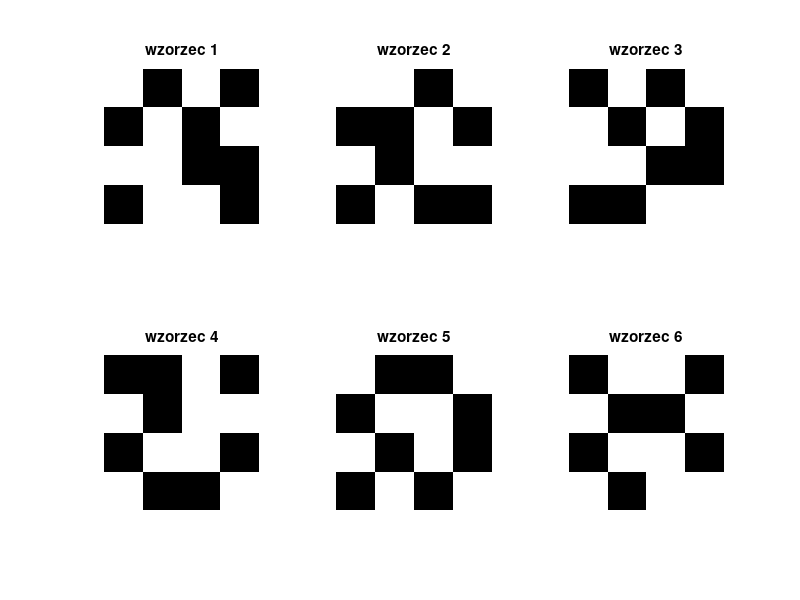
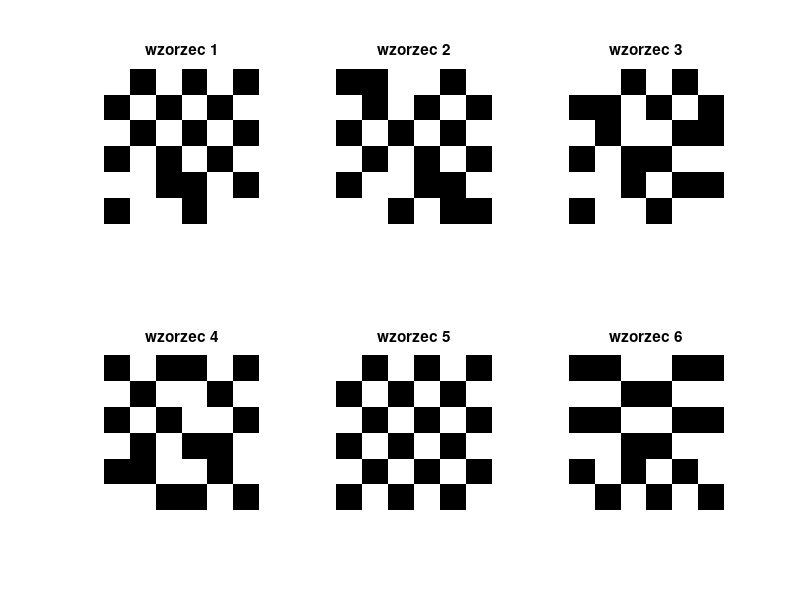
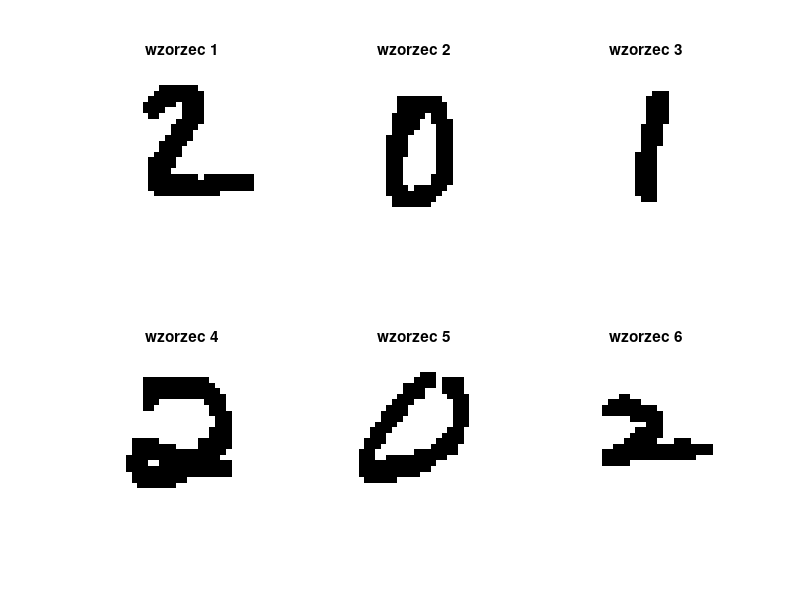

These charts were generated, in order, by the following MATLAB code: (Note: this script raises an error after producing the figures.)
clc
clear all
close all
%% Zad1 - generowanie wzorców
load('mnist_012.mat'); %zaladowanie wzorcow 28x28
%wzorce
% wzorzec_4x4_1 = [1,1,1,1;-1,1,-1,1;1,-1,1,1;-1,-1,-1,1];
% wzorzec_4x4_2 = [1,1,1,1;-1,1,-1,1;1,1,1,1;-1,-1,1,-1];
% wzorzec_4x4_3 = [1,-1,1,1;-1,1,1,1;1,-1,-1,1;-1,1,-1,1];
% wzorzec_4x4_4 = [1,1,-1,1;-1,1,-1,1;1,1,1,1;-1,-1,-1,-1];
% wzorzec_4x4_5 = [1,1,-1,1;-1,1,-1,1;1,-1,1,1;1,-1,-1,1];
% wzorzec_4x4_6 = [-1,1,1,1;-1,1,1,1;1,-1,1,1;-1,-1,-1,-1];

wzorzec_4x4_1 = [1, -1, 1, -1; -1, 1, -1, 1; 1, 1, -1, -1; -1, 1, 1, -1];
wzorzec_4x4_2 = [1, 1, -1, 1; -1, -1, 1, -1; 1, -1, 1, 1; -1, 1, -1, -1];
wzorzec_4x4_3 = [-1, 1, -1, 1; 1, -1, 1, -1; 1, 1, -1, -1; -1, -1, 1, 1];
wzorzec_4x4_4 = [-1, -1, 1, -1; 1, -1, 1, 1; -1, 1, 1, -1; 1, -1, -1, 1];
wzorzec_4x4_5 = [1, -1, -1, 1; -1, 1, 1, -1; 1, -1, 1, -1; -1, 1, -1, 1];
wzorzec_4x4_6 = [-1, 1, 1, -1; 1, -1, -1, 1; -1, 1, 1, -1; 1, -1, 1, 1];

wzorzec_6x6_1 = [1, -1, 1, -1, 1, -1; -1, 1, -1, 1, -1, 1; 1, -1, 1, -1, 1, -1; -1, 1, -1, 1, -1, 1; 1, 1, -1, -1, 1, -1; -1, 1, 1, -1, 1, 1];
wzorzec_6x6_2 = [-1, -1, 1, 1, -1, 1; 1, -1, 1, -1, 1, -1; -1, 1, -1, 1, -1, 1; 1, -1, 1, -1, 1, -1; -1, 1, 1, -1, -1, 1; 1, 1, -1, 1, -1, -1];
wzorzec_6x6_3 = [1, 1, -1, 1, -1, 1; -1, -1, 1, -1, 1, -1; 1, -1, 1, 1, -1, -1; -1, 1, -1, -1, 1, 1; 1, 1, -1, 1, -1, -1; -1, 1, 1, -1, 1, 1];
wzorzec_6x6_4 = [-1, 1, -1, -1, 1, -1; 1, -1, 1, 1, -1, 1; -1, 1, -1, 1, 1, -1; 1, -1, 1, -1, -1, 1; -1, -1, 1, 1, -1, 1; 1, 1, -1, -1, 1, -1];
wzorzec_6x6_5 = [1, -1, 1, -1, 1, -1; -1, 1, -1, 1, -1, 1; 1, -1, 1, -1, 1, -1; -1, 1, -1, 1, -1, 1; 1, -1, 1, -1, 1, -1; -1, 1, -1, 1, -1, 1];
wzorzec_6x6_6 = [-1, -1, 1, 1, -1, -1; 1, 1, -1, -1, 1, 1; -1, -1, 1, 1, -1, -1; 1, 1, -1, -1, 1, 1; -1, 1, -1, 1, -1, 1; 1, -1, 1, -1, 1, -1];

% wzorzec_6x6_1 = [1,-1,-1,-1,1,-1; -1,1,-1,1,-1,-1; -1,-1,-1,1,-1,-1;
% -1,1,-1,1,1,-1; 1,-1,1,1,-1,-1; -1,1,1,-1,1,-1];
% wzorzec_6x6_2 = [-1,-1,1,1,-1,1; -1,-1,1,-1,1,-1; 1,-1,1,-1,-1,-1;
% -1,1,-1,1,1,-1; -1,1,-1,1,1,1; -1,-1,-1,1,1,1];
% wzorzec_6x6_3 = [-1,1,-1,1,1,-1; -1,-1,1,-1,-1,1; -1,-1,1,-1,1,-1;
% -1,1,-1,-1,-1,-1; -1,1,-1,-1,1,-1; 1,-1,1,-1,-1,-1];
% wzorzec_6x6_4 = [-1,1,-1,1,1,-1; 1,-1,1,-1,-1,1; 1,-1,-1,-1,1,1;
% -1,-1,-1,1,-1,-1; 1,-1,-1,1,-1,1; 1,-1,1,-1,1,-1];
% wzorzec_6x6_5 = [1,1,-1,1,-1,1; -1,1,-1,-1,-1,-1; -1,-1,1,-1,-1,-1;
% 1,-1,-1,1,-1,1; -1,1,-1,-1,1,-1; -1,1,-1,-1,-1,1];
% wzorzec_6x6_6 = [-1,1,-1,1,-1,1; -1,1,-1,-1,1,1; -1,-1,1,-1,-1,1;
% -1,1,1,-1,1,-1; -1,1,1,1,1,-1; -1,1,1,-1,-1,1];
wzorzec_28x28_1 = double(train_images(:,:,1));
wzorzec_28x28_2 = double(train_images(:,:,20));
wzorzec_28x28_3 = double(train_images(:,:,50));
wzorzec_28x28_4 = double(train_images(:,:,180));
wzorzec_28x28_5 = double(train_images(:,:,290));
wzorzec_28x28_6 = double(train_images(:,:,428));
wzorce_4x4 = cat(3, wzorzec_4x4_1, wzorzec_4x4_2, wzorzec_4x4_3,wzorzec_4x4_4, wzorzec_4x4_5, wzorzec_4x4_6);
wzorce_6x6 = cat(3, wzorzec_6x6_1, wzorzec_6x6_2, wzorzec_6x6_3,wzorzec_6x6_4, wzorzec_6x6_5, wzorzec_6x6_6);
wzorce_28x28 = cat(3, wzorzec_28x28_1, wzorzec_28x28_2, wzorzec_28x28_3,wzorzec_28x28_4, wzorzec_28x28_5, wzorzec_28x28_6);
%ploty
figure
subplot(2,3,1)
imshow(wzorzec_4x4_1, 'InitialMagnification', 'fit');
title('wzorzec 1');
subplot(2,3,2)
imshow(wzorzec_4x4_2, 'InitialMagnification', 'fit');
title('wzorzec 2');
subplot(2,3,3)
imshow(wzorzec_4x4_3, 'InitialMagnification', 'fit');
title('wzorzec 3');
subplot(2,3,4)
imshow(wzorzec_4x4_4, 'InitialMagnification', 'fit');
title('wzorzec 4');
subplot(2,3,5)
imshow(wzorzec_4x4_5, 'InitialMagnification', 'fit');
title('wzorzec 5');
subplot(2,3,6)
imshow(wzorzec_4x4_6, 'InitialMagnification', 'fit');
title('wzorzec 6');
figure
subplot(2,3,1)
imshow(wzorzec_6x6_1, 'InitialMagnification', 'fit');
title('wzorzec 1');
subplot(2,3,2)
imshow(wzorzec_6x6_2, 'InitialMagnification', 'fit');
title('wzorzec 2');
subplot(2,3,3)
imshow(wzorzec_6x6_3, 'InitialMagnification', 'fit');
title('wzorzec 3');
subplot(2,3,4)
imshow(wzorzec_6x6_4, 'InitialMagnification', 'fit');
title('wzorzec 4');
subplot(2,3,5)
imshow(wzorzec_6x6_5, 'InitialMagnification', 'fit');
title('wzorzec 5');
subplot(2,3,6)
imshow(wzorzec_6x6_6, 'InitialMagnification', 'fit');
title('wzorzec 6');

figure
subplot(2,3,1)
imshow(wzorzec_28x28_1, 'InitialMagnification', 'fit');
title('wzorzec 1');
subplot(2,3,2)
imshow(wzorzec_28x28_2, 'InitialMagnification', 'fit');
title('wzorzec 2');
subplot(2,3,3)
imshow(wzorzec_28x28_3, 'InitialMagnification', 'fit');
title('wzorzec 3');
subplot(2,3,4)
imshow(wzorzec_28x28_4, 'InitialMagnification', 'fit');
title('wzorzec 4');
subplot(2,3,5)
imshow(wzorzec_28x28_5, 'InitialMagnification', 'fit');
title('wzorzec 5');
subplot(2,3,6)
imshow(wzorzec_28x28_6, 'InitialMagnification', 'fit');
title('wzorzec 6');
%% zad2 - wyznaczanie macierzy wag
%===================== obraz 4x4 ==============================
W2 = cat(3, wzorzec_4x4_1, wzorzec_4x4_2);
W4 = cat(3, wzorzec_4x4_1, wzorzec_4x4_2, wzorzec_4x4_3, wzorzec_4x4_4);
W6 = cat(3, wzorzec_4x4_1, wzorzec_4x4_2, wzorzec_4x4_3, wzorzec_4x4_4,wzorzec_4x4_5, wzorzec_4x4_6);
%mod_test_wzorzec_4x4_1 = [1,1,1,1;-1,1,-1,-1;1,-1,1,1;-1,-1,-1,1];
mod_test_wzorzec_4x4_1 = [1, -1, 1, -1; -1, 1, -1, 1; 1, -1, -1, -1; -1, -1, 1, -1];

W_Hebb_4x4_2_hebb = train_hopfield(W2, 'Hebb');
W_Hebb_4x4_4_hebb = train_hopfield(W4, 'Hebb');
W_Hebb_4x4_6_hebb = train_hopfield(W6, 'Hebb');
wynik_2_hebb = test_hopfield(W_Hebb_4x4_2_hebb, mod_test_wzorzec_4x4_1);
wynik_4_hebb = test_hopfield(W_Hebb_4x4_4_hebb, mod_test_wzorzec_4x4_1);
wynik_6_hebb = test_hopfield(W_Hebb_4x4_6_hebb, mod_test_wzorzec_4x4_1);
W_Hebb_4x4_2_PsIn = train_hopfield(W2, 'PseudoInverse');
wynik_2_PsIn = test_hopfield(W_Hebb_4x4_2_PsIn, mod_test_wzorzec_4x4_1);
W_Hebb_4x4_4_PsIn = train_hopfield(W4, 'PseudoInverse');
wynik_4_PsIn = test_hopfield(W_Hebb_4x4_4_PsIn, mod_test_wzorzec_4x4_1);
W_Hebb_4x4_6_PsIn = train_hopfield(W6, 'PseudoInverse');
wynik_6_PsIn = test_hopfield(W_Hebb_4x4_6_PsIn, mod_test_wzorzec_4x4_1);
%plot
figure
subplot(1,2,1)
imshow(wzorzec_4x4_1, 'InitialMagnification', 'fit');
title('wzorzec 1');
subplot(1,2,2)
imshow(wzorzec_4x4_2, 'InitialMagnification', 'fit');
title('wzorzec 2');
figure
sgtitle('wynik dla 2 wzorców');
subplot(1,4,1)
imshow(wzorzec_4x4_1, 'InitialMagnification', 'fit');
title('orginany wzorzec');
subplot(1,4,2)
imshow(mod_test_wzorzec_4x4_1, 'InitialMagnification', 'fit');
title('zmodyfikowany wzorzec');
subplot(1,4,3)
imshow(wynik_2_hebb, 'InitialMagnification', 'fit');
title('Odtworzony wzorzec 4x4 (Hebb)');
subplot(1,4,4)
imshow(wynik_2_PsIn, 'InitialMagnification', 'fit');
title('Odtworzony wzorzec 4x4 (PsIn)');
figure
subplot(2,2,1)
imshow(wzorzec_4x4_1, 'InitialMagnification', 'fit');
title('wzorzec 1');
subplot(2,2,2)
imshow(wzorzec_4x4_2, 'InitialMagnification', 'fit');
title('wzorzec 2');
subplot(2,2,3)
imshow(wzorzec_4x4_3, 'InitialMagnification', 'fit');
title('wzorzec 3');
subplot(2,2,4)
imshow(wzorzec_4x4_4, 'InitialMagnification', 'fit');
title('wzorzec 4');
figure
sgtitle('wynik dla 4 wzorców');
subplot(1,4,1)
imshow(wzorzec_4x4_1, 'InitialMagnification', 'fit');
title('orginany wzorzec');
subplot(1,4,2)
imshow(mod_test_wzorzec_4x4_1, 'InitialMagnification', 'fit');
title('zmodyfikowany wzorzec');
subplot(1,4,3)
imshow(wynik_4_hebb, 'InitialMagnification', 'fit');
title('Odtworzony wzorzec 4x4 (Hebb)');
subplot(1,4,4)
imshow(wynik_4_PsIn, 'InitialMagnification', 'fit');
title('Odtworzony wzorzec 4x4 (PsIn)');
figure
sgtitle('wynik dla 6 wzorców');
subplot(1,4,1)
imshow(wzorzec_4x4_1, 'InitialMagnification', 'fit');
title('orginany wzorzec');
subplot(1,4,2)
imshow(mod_test_wzorzec_4x4_1, 'InitialMagnification', 'fit');
title('zmodyfikowany wzorzec');
subplot(1,4,3)
imshow(wynik_6_hebb, 'InitialMagnification', 'fit');
title('Odtworzony wzorzec 4x4 (Hebb)');
subplot(1,4,4)
imshow(wynik_6_PsIn, 'InitialMagnification', 'fit');
title('Odtworzony wzorzec 4x4 (PsIn)');
%===================== obraz 6x6 ==============================
W2_6x6 = cat(3, wzorzec_6x6_1, wzorzec_6x6_2);
W4_6x6 = cat(3, wzorzec_6x6_1, wzorzec_6x6_2, wzorzec_6x6_3, wzorzec_6x6_4);
W6_6x6 = cat(3, wzorzec_6x6_1, wzorzec_6x6_2, wzorzec_6x6_3, wzorzec_6x6_4,wzorzec_6x6_5, wzorzec_6x6_6);
% mod_test_wzorzec_6x6_1 = [1,-1,-1,-1,-1,-1; -1,1,-1,1,-1,-1;
% -1,-1,-1,1,-1,-1; -1,1,-1,1,1,1; 1,-1,1,1,-1,-1; -1,1,1,-1,1,-1];

mod_test_wzorzec_6x6_1 = [-1, -1, 1, -1, 1, -1; -1, 1, -1, 1, -1, 1; 1, -1, 1, -1, 1, -1; -1, 1, -1, 1, -1, 1; -1, -1, -1, -1, 1, -1; -1, 1, 1, -1, 1, 1];

W_Hebb_6x6_2_hebb = train_hopfield(W2_6x6, 'Hebb');
wynik_6x6_2_hebb = test_hopfield(W_Hebb_6x6_2_hebb, mod_test_wzorzec_6x6_1);
W_Hebb_6x6_4_hebb = train_hopfield(W4_6x6, 'Hebb');
wynik_6x6_4_hebb = test_hopfield(W_Hebb_6x6_4_hebb, mod_test_wzorzec_6x6_1);
W_Hebb_6x6_6_hebb = train_hopfield(W6_6x6, 'Hebb');
wynik_6x6_6_hebb = test_hopfield(W_Hebb_6x6_6_hebb, mod_test_wzorzec_6x6_1);
W_Hebb_6x6_2_PsIn = train_hopfield(W2_6x6, 'PseudoInverse');
wynik_6x6_2_PsIn = test_hopfield(W_Hebb_6x6_2_PsIn, mod_test_wzorzec_6x6_1);
W_Hebb_6x6_4_PsIn = train_hopfield(W4_6x6, 'PseudoInverse');
wynik_6x6_4_PsIn = test_hopfield(W_Hebb_6x6_4_PsIn, mod_test_wzorzec_6x6_1);
W_Hebb_6x6_6_PsIn = train_hopfield(W6_6x6, 'PseudoInverse');
wynik_6x6_6_PsIn = test_hopfield(W_Hebb_6x6_6_PsIn, mod_test_wzorzec_6x6_1);
%plot
figure

subplot(1,2,1)
imshow(wzorzec_6x6_1, 'InitialMagnification', 'fit');
title('wzorzec 1');
subplot(1,2,2)
imshow(wzorzec_6x6_2, 'InitialMagnification', 'fit');
title('wzorzec 2');
figure
sgtitle('wynik dla 2 wzorców');
subplot(1,4,1)
imshow(wzorzec_6x6_1, 'InitialMagnification', 'fit');
title('orginany wzorzec');
subplot(1,4,2)
imshow(mod_test_wzorzec_6x6_1, 'InitialMagnification', 'fit');
title('zmodyfikowany wzorzec');
subplot(1,4,3)
imshow(wynik_6x6_2_hebb, 'InitialMagnification', 'fit');
title('Odtworzony wzorzec 6x6 (Hebb)');
subplot(1,4,4)
imshow(wynik_6x6_2_PsIn, 'InitialMagnification', 'fit');
title('Odtworzony wzorzec 6x6 (PsIn)');
figure
subplot(2,2,1)
imshow(wzorzec_6x6_1, 'InitialMagnification', 'fit');
title('wzorzec 1');
subplot(2,2,2)
imshow(wzorzec_6x6_2, 'InitialMagnification', 'fit');
title('wzorzec 2');
subplot(2,2,3)
imshow(wzorzec_6x6_3, 'InitialMagnification', 'fit');
title('wzorzec 3');
subplot(2,2,4)
imshow(wzorzec_6x6_4, 'InitialMagnification', 'fit');
title('wzorzec 4');
figure
sgtitle('wynik dla 4 wzorców');
subplot(1,4,1)
imshow(wzorzec_6x6_1, 'InitialMagnification', 'fit');
title('orginany wzorzec');
subplot(1,4,2)
imshow(mod_test_wzorzec_6x6_1, 'InitialMagnification', 'fit');
title('zmodyfikowany wzorzec');
subplot(1,4,3)
imshow(wynik_6x6_4_hebb, 'InitialMagnification', 'fit');
title('Odtworzony wzorzec 6x6 (Hebb)');
subplot(1,4,4)
imshow(wynik_6x6_4_PsIn, 'InitialMagnification', 'fit');
title('Odtworzony wzorzec 6x6 (PsIn)');
figure
sgtitle('wynik dla 6 wzorców');
subplot(1,4,1)
imshow(wzorzec_6x6_1, 'InitialMagnification', 'fit');
title('orginany wzorzec');
subplot(1,4,2)
imshow(mod_test_wzorzec_6x6_1, 'InitialMagnification', 'fit');
title('zmodyfikowany wzorzec');
subplot(1,4,3)
imshow(wynik_6x6_6_hebb, 'InitialMagnification', 'fit');
title('Odtworzony wzorzec 6x6 (Hebb)');
subplot(1,4,4)
imshow(wynik_6x6_6_PsIn, 'InitialMagnification', 'fit');
title('Odtworzony wzorzec 6x6 (PsIn)');

%=================================28x28======================================

%wzorce mają być wektorami a nie macierzami i wszędzie mają być -1 i 1
W2_28x28 = cat(3, wzorzec_28x28_1, wzorzec_28x28_2);
W4_28x28 = cat(3, wzorzec_28x28_1, wzorzec_28x28_2, wzorzec_28x28_3,wzorzec_28x28_4);
W6_28x28 = cat(3, wzorzec_28x28_1, wzorzec_28x28_2, wzorzec_28x28_3,wzorzec_28x28_4, wzorzec_28x28_5, wzorzec_28x28_6);
mod_test_wzorzec_28x28_1 = imnoise(double(train_images(:,:,1)), 'salt & pepper', 0.1);
mod_test_wzorzec_28x28_1(mod_test_wzorzec_28x28_1 == 0) = -1;
W_Hebb_28x28_2_hebb = train_hopfield(W2_28x28, 'Hebb');
wynik_28x28_2_hebb = test_hopfield(W_Hebb_28x28_2_hebb,mod_test_wzorzec_28x28_1);
W_Hebb_28x28_4_hebb = train_hopfield(W4_28x28, 'Hebb');
wynik_28x28_4_hebb = test_hopfield(W_Hebb_28x28_4_hebb,mod_test_wzorzec_28x28_1);
W_Hebb_28x28_6_hebb = train_hopfield(W6_28x28, 'Hebb');
wynik_28x28_6_hebb = test_hopfield(W_Hebb_28x28_6_hebb,mod_test_wzorzec_28x28_1);
W_Hebb_28x28_2_PsIn = train_hopfield(W2_28x28, 'PseudoInverse');
wynik_28x28_2_PsIn = test_hopfield(W_Hebb_28x28_2_PsIn,mod_test_wzorzec_28x28_1);
W_Hebb_28x28_4_PsIn = train_hopfield(W4_28x28, 'PseudoInverse');
wynik_28x28_4_PsIn = test_hopfield(W_Hebb_28x28_4_PsIn,mod_test_wzorzec_28x28_1);
W_Hebb_28x28_6_PsIn = train_hopfield(W6_28x28, 'PseudoInverse');
wynik_28x28_6_PsIn = test_hopfield(W_Hebb_28x28_6_PsIn,mod_test_wzorzec_28x28_1);
%plot
figure
subplot(1,2,1)
imshow(wzorzec_28x28_1, 'InitialMagnification', 'fit');
title('wzorzec 1');
subplot(1,2,2)
imshow(wzorzec_28x28_2, 'InitialMagnification', 'fit');
title('wzorzec 2');
figure
sgtitle('wynik dla 2 wzorców');
subplot(1,4,1)
imshow(wzorzec_28x28_1, 'InitialMagnification', 'fit');
title('orginany wzorzec');
subplot(1,4,2)
imshow(mod_test_wzorzec_28x28_1, 'InitialMagnification', 'fit');
title('zmodyfikowany wzorzec');
subplot(1,4,3)
imshow(wynik_28x28_2_hebb, 'InitialMagnification', 'fit');
title('Odtworzony wzorzec 28x28 (Hebb)');
subplot(1,4,4)
imshow(wynik_28x28_2_PsIn, 'InitialMagnification', 'fit');
title('Odtworzony wzorzec 28x28 (PsIn)');
figure
subplot(2,2,1)
imshow(wzorzec_28x28_1, 'InitialMagnification', 'fit');
title('wzorzec 1');
subplot(2,2,2)
imshow(wzorzec_28x28_2, 'InitialMagnification', 'fit');
title('wzorzec 2');
subplot(2,2,3)
imshow(wzorzec_28x28_3, 'InitialMagnification', 'fit');
title('wzorzec 3');

subplot(2,2,4)
imshow(wzorzec_28x28_4, 'InitialMagnification', 'fit');
title('wzorzec 4');
figure
sgtitle('wynik dla 4 wzorców');
subplot(1,4,1)
imshow(wzorzec_28x28_1, 'InitialMagnification', 'fit');
title('orginany wzorzec');
subplot(1,4,2)
imshow(mod_test_wzorzec_28x28_1, 'InitialMagnification', 'fit');
title('zmodyfikowany wzorzec');
subplot(1,4,3)
imshow(wynik_28x28_4_hebb, 'InitialMagnification', 'fit');
title('Odtworzony wzorzec 28x28 (Hebb)');
subplot(1,4,4)
imshow(wynik_28x28_4_PsIn, 'InitialMagnification', 'fit');
title('Odtworzony wzorzec 28x28 (PsIn)');
figure
sgtitle('wynik dla 6 wzorców');
subplot(1,4,1)
imshow(wzorzec_28x28_1, 'InitialMagnification', 'fit');
title('orginany wzorzec');
subplot(1,4,2)
imshow(mod_test_wzorzec_28x28_1, 'InitialMagnification', 'fit');
title('zmodyfikowany wzorzec');
subplot(1,4,3)
imshow(wynik_28x28_6_hebb, 'InitialMagnification', 'fit');
title('Odtworzony wzorzec 28x28 (Hebb)');
subplot(1,4,4)
imshow(wynik_28x28_6_PsIn, 'InitialMagnification', 'fit');
title('Odtworzony wzorzec 28x28 (PsIn)');
%% funkcje
% Funkcja trenująca sieć Hopfielda z wybraną metodą
function W = train_hopfield(patterns, method)
[rows, cols, num_patterns] = size(patterns);
W = zeros(rows * cols);
if strcmp(method, 'Hebb')
for p = 1:num_patterns
x = patterns(:,:,p);
x = x(:);
W = W + x * x'; % Reguła Hebb'a
end
elseif strcmp(method, 'PseudoInverse')
X = reshape(patterns, [rows*cols, num_patterns]);
Xplus = pinv(X); % Pseudoinwersja
W = X * Xplus;
end
W = W - diag(diag(W)); % Ustawienie przekątnej macierzy na zero
end
function recalled = test_hopfield(W, pattern)
x = pattern(:);
y = sign(W * x);
recalled = reshape(y, size(pattern));
end
